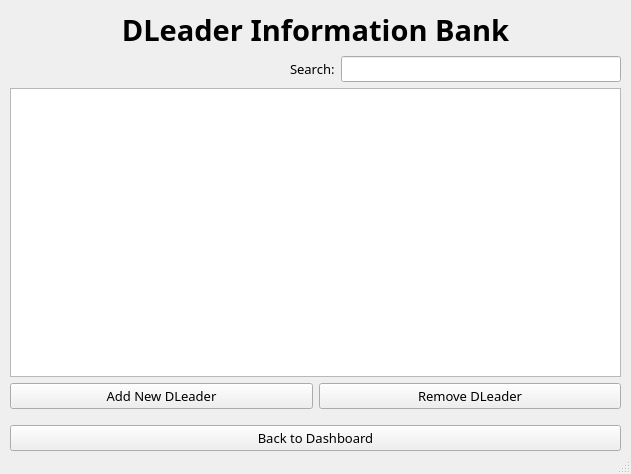
<?xml version="1.0" encoding="UTF-8"?>
<ui version="4.0">
 <class>MainWindow</class>
 <widget class="QMainWindow" name="MainWindow">
  <property name="geometry">
   <rect>
    <x>0</x>
    <y>0</y>
    <width>631</width>
    <height>474</height>
   </rect>
  </property>
  <property name="font">
   <font>
    <family>IBM Plex Sans</family>
    <pointsize>10</pointsize>
   </font>
  </property>
  <property name="windowTitle">
   <string>MainWindow</string>
  </property>
  <widget class="QWidget" name="centralwidget">
   <widget class="QWidget" name="">
    <property name="geometry">
     <rect>
      <x>10</x>
      <y>10</y>
      <width>611</width>
      <height>441</height>
     </rect>
    </property>
    <layout class="QVBoxLayout" name="verticalLayout">
     <item>
      <widget class="QLabel" name="label_dLeaderInfoBank">
       <property name="font">
        <font>
         <pointsize>22</pointsize>
         <weight>75</weight>
         <bold>true</bold>
        </font>
       </property>
       <property name="text">
        <string>DLeader Information Bank</string>
       </property>
       <property name="alignment">
        <set>Qt::AlignCenter</set>
       </property>
      </widget>
     </item>
     <item>
      <layout class="QHBoxLayout" name="hLayout_search">
       <item>
        <spacer name="horizontalSpacer">
         <property name="orientation">
          <enum>Qt::Horizontal</enum>
         </property>
         <property name="sizeHint" stdset="0">
          <size>
           <width>40</width>
           <height>20</height>
          </size>
         </property>
        </spacer>
       </item>
       <item>
        <widget class="QLabel" name="label_search">
         <property name="text">
          <string>Search:</string>
         </property>
        </widget>
       </item>
       <item>
        <widget class="QLineEdit" name="line_searchBar"/>
       </item>
      </layout>
     </item>
     <item>
      <widget class="QTableView" name="tbl_dLeaderTable"/>
     </item>
     <item>
      <layout class="QHBoxLayout" name="horizontalLayout">
       <item>
        <widget class="QPushButton" name="btn_addNewDLeader">
         <property name="text">
          <string>Add New DLeader</string>
         </property>
        </widget>
       </item>
       <item>
        <widget class="QPushButton" name="btn_removeDLeader">
         <property name="text">
          <string>Remove DLeader</string>
         </property>
        </widget>
       </item>
      </layout>
     </item>
     <item>
      <spacer name="verticalSpacer">
       <property name="orientation">
        <enum>Qt::Vertical</enum>
       </property>
       <property name="sizeType">
        <enum>QSizePolicy::Maximum</enum>
       </property>
       <property name="sizeHint" stdset="0">
        <size>
         <width>20</width>
         <height>10</height>
        </size>
       </property>
      </spacer>
     </item>
     <item>
      <widget class="QPushButton" name="btn_backToDashboard">
       <property name="text">
        <string>Back to Dashboard</string>
       </property>
      </widget>
     </item>
    </layout>
   </widget>
  </widget>
  <widget class="QStatusBar" name="statusbar"/>
 </widget>
 <resources/>
 <connections/>
</ui>
